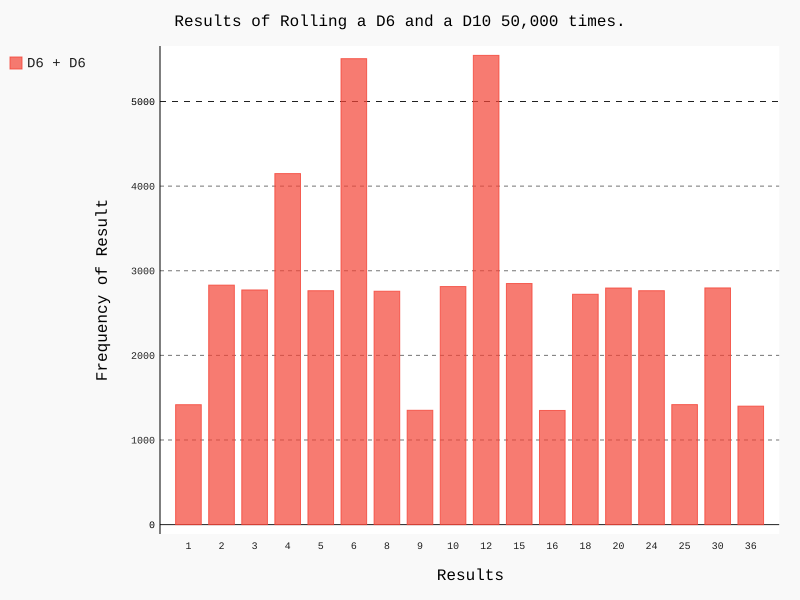

Recreate this plot in Python.
#_*_ coding: utf_8 _*_
import pygal
from die import Die

die_1 = Die()
die_2 = Die()

#生成投掷结果
#result = die_1.roll() + die_2.roll()
results = [die_1.roll() * die_2.roll() for roll_num in range(50000)]

#统计结果分布情况
max_result = die_1.num_sides * die_2.num_sides
frequencies = [results.count(value) for value in range(1,max_result+1)
               if results.count(value) != 0]
labels = [str(value) for value in range(1,max_result+1) if results.count(value) != 0]

#对结果可视化
hist = pygal.Bar()

hist.title = "Results of Rolling a D6 and a D10 50,000 times."
hist.x_labels = labels
hist.x_title = "Results"
hist.y_title = "Frequency of Result"

hist.add('D6 + D6',frequencies)
hist.render_to_file('dice_visual.svg')
